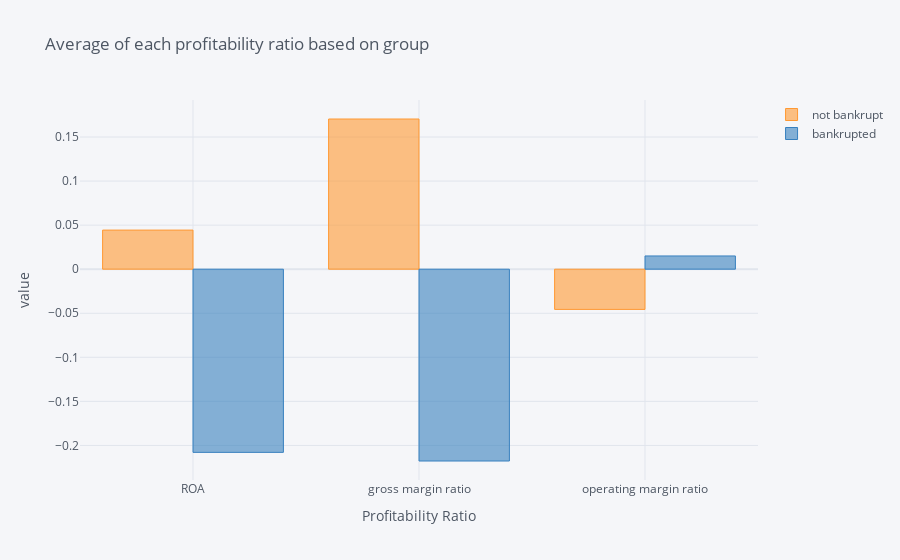

The notebook cell saved with this chart:
### Markdown cell above
### Mean of profitability ratio
Working with the mean of profitability ratio with tidy data, it is experience that ROA(Return of Assets) for the not-bankrupt and bankrupt was around 0.044 and -0.20 respectively. Similarly, change to gross margin also seen during the process. It seems like, gross margin ratio for not-bankrupt companies will be 0.17 and gross margin ratio for bankrupt companies will be -0.21. For operating margin ratio, the result is opposite for not bankrupt companies. It seems like operating margin ratio will be -0.04 for not-bankrupt companies after 5 years. However the value of operating margin ratio for bankrupt companies remain same for tidy and untidy data.

### Code cell
d = selected_data.groupby("bankrupt status").mean().iloc[:,7:].T.rename({0:"not bankrupt", 1:'bankrupted'}, axis=1)
d.iplot(kind='bar', title = "Average of each profitability ratio based on group",
       xTitle = 'Profitability Ratio', yTitle="value")

### Figure 1 — Plotly figure (JSON) as saved in the notebook; plotly's stock layout.template omitted (floating-point values rounded to 4 significant figures)
{"data": [{"marker": {"color": "rgba(255, 153, 51, 0.6)", "line": {"color": "rgba(255, 153, 51, 1.0)", "width": 1}}, "name": "not bankrupt", "orientation": "v", "text": "", "type": "bar", "x": ["ROA", "gross margin ratio", "operating margin ratio"], "y": [0.04439, 0.1705, -0.04564]}, {"marker": {"color": "rgba(55, 128, 191, 0.6)", "line": {"color": "rgba(55, 128, 191, 1.0)", "width": 1}}, "name": "bankrupted", "orientation": "v", "text": "", "type": "bar", "x": ["ROA", "gross margin ratio", "operating margin ratio"], "y": [-0.2079, -0.2177, 0.01502]}], "layout": {"legend": {"bgcolor": "#F5F6F9", "font": {"color": "#4D5663"}}, "paper_bgcolor": "#F5F6F9", "plot_bgcolor": "#F5F6F9", "title": {"font": {"color": "#4D5663"}, "text": "Average of each profitability ratio based on group"}, "xaxis": {"gridcolor": "#E1E5ED", "showgrid": true, "tickfont": {"color": "#4D5663"}, "title": {"font": {"color": "#4D5663"}, "text": "Profitability Ratio"}, "zerolinecolor": "#E1E5ED"}, "yaxis": {"gridcolor": "#E1E5ED", "showgrid": true, "tickfont": {"color": "#4D5663"}, "title": {"font": {"color": "#4D5663"}, "text": "value"}, "zerolinecolor": "#E1E5ED"}}}
